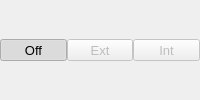
                    <widget class="QFrame" name="toolButtonDarkFrameSubtraction">
                     <layout class="QHBoxLayout" name="horizontalLayout_23">
                      <property name="spacing">
                       <number>0</number>
                      </property>
                      <property name="leftMargin">
                       <number>0</number>
                      </property>
                      <property name="topMargin">
                       <number>0</number>
                      </property>
                      <property name="rightMargin">
                       <number>0</number>
                      </property>
                      <property name="bottomMargin">
                       <number>0</number>
                      </property>
                      <item>
                       <widget class="ColorToolButton" name="toolButtonDarkFrameSubtractionOff">
                        <property name="sizePolicy">
                         <sizepolicy hsizetype="Preferred" vsizetype="Fixed">
                          <horstretch>0</horstretch>
                          <verstretch>0</verstretch>
                         </sizepolicy>
                        </property>
                        <property name="font">
                         <font>
                          <pointsize>10</pointsize>
                         </font>
                        </property>
                        <property name="text">
                         <string>Off</string>
                        </property>
                        <property name="checkable">
                         <bool>true</bool>
                        </property>
                        <property name="checked">
                         <bool>true</bool>
                        </property>
                        <property name="autoExclusive">
                         <bool>true</bool>
                        </property>
                       </widget>
                      </item>
                      <item>
                       <widget class="ColorToolButton" name="toolButtonDarkFrameSubtractionExt">
                        <property name="enabled">
                         <bool>false</bool>
                        </property>
                        <property name="sizePolicy">
                         <sizepolicy hsizetype="Preferred" vsizetype="Fixed">
                          <horstretch>0</horstretch>
                          <verstretch>0</verstretch>
                         </sizepolicy>
                        </property>
                        <property name="font">
                         <font>
                          <pointsize>10</pointsize>
                         </font>
                        </property>
                        <property name="text">
                         <string>Ext</string>
                        </property>
                        <property name="checkable">
                         <bool>true</bool>
                        </property>
                        <property name="autoExclusive">
                         <bool>true</bool>
                        </property>
                       </widget>
                      </item>
                      <item>
                       <widget class="ColorToolButton" name="toolButtonDarkFrameSubtractionInt">
                        <property name="enabled">
                         <bool>false</bool>
                        </property>
                        <property name="sizePolicy">
                         <sizepolicy hsizetype="Preferred" vsizetype="Fixed">
                          <horstretch>0</horstretch>
                          <verstretch>0</verstretch>
                         </sizepolicy>
                        </property>
                        <property name="font">
                         <font>
                          <pointsize>10</pointsize>
                         </font>
                        </property>
                        <property name="text">
                         <string>Int</string>
                        </property>
                        <property name="checkable">
                         <bool>true</bool>
                        </property>
                        <property name="autoExclusive">
                         <bool>true</bool>
                        </property>
                       </widget>
                      </item>
                     </layout>
                    </widget>
